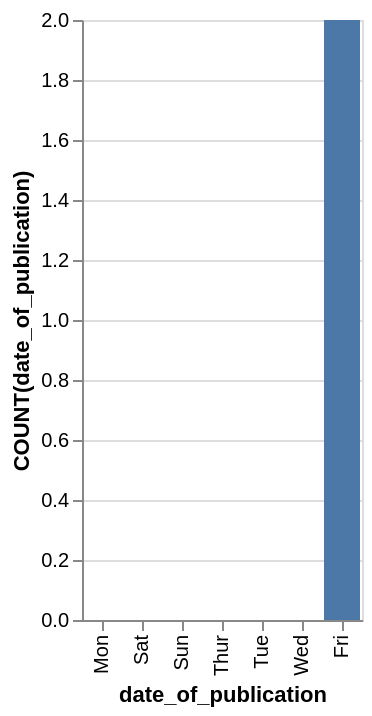

Vega-Lite specification stored for this chart:
### Vega-Lite specification from a JSON file in a GitHub repository (floating-point values rounded to 4 significant figures)
{"data": {"values": [{"x_data": "Mon", "y_data": 0}, {"x_data": "Sat", "y_data": 0}, {"x_data": "Sun", "y_data": 0}, {"x_data": "Thur", "y_data": 0}, {"x_data": "Tue", "y_data": 0}, {"x_data": "Wed", "y_data": 0}, {"x_data": "Fri", "y_data": 2}]}, "mark": "bar", "encoding": {"x": {"field": "x_data", "type": "nominal", "title": "date_of_publication", "sort": {"op": "sum", "field": "y_data", "order": "ascending"}}, "y": {"field": "y_data", "type": "quantitative", "title": "COUNT(date_of_publication)"}}}
